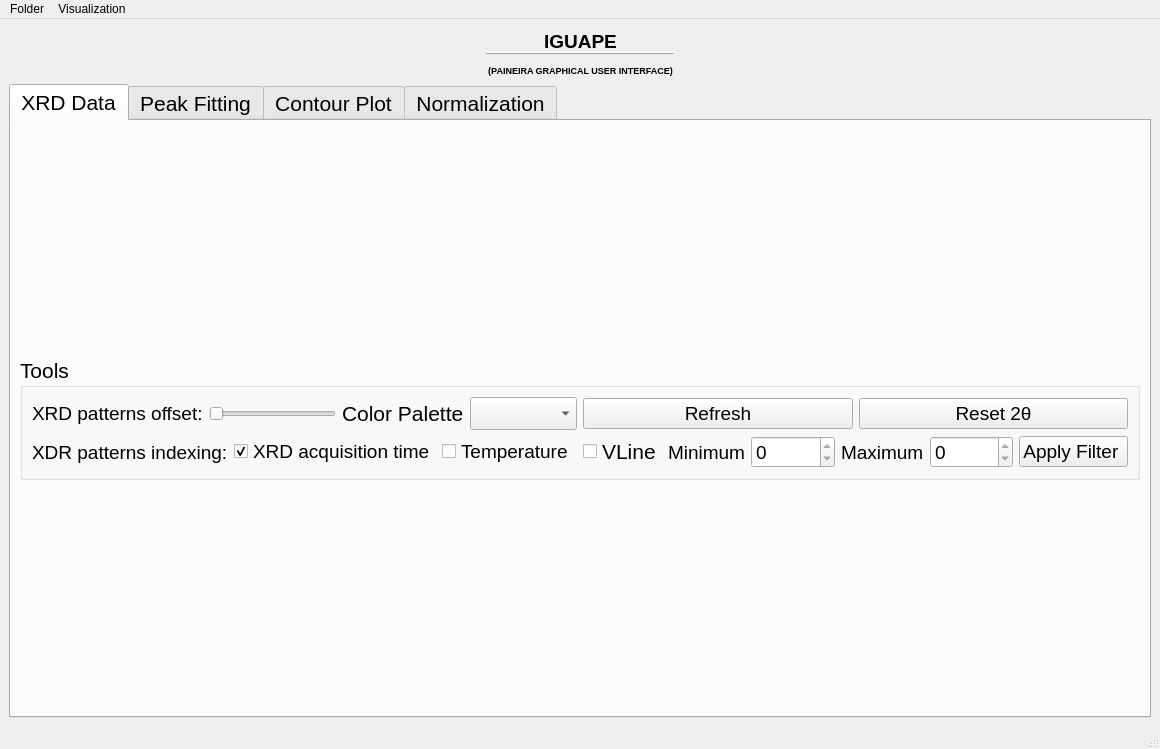
<?xml version="1.0" encoding="UTF-8"?>
<ui version="4.0">
 <class>MainWindow</class>
 <widget class="QMainWindow" name="MainWindow">
  <property name="geometry">
   <rect>
    <x>0</x>
    <y>0</y>
    <width>1160</width>
    <height>749</height>
   </rect>
  </property>
  <property name="windowTitle">
   <string>Iguape</string>
  </property>
  <property name="windowIcon">
   <iconset>
    <normaloff>../../../.designer/backup/Icons/Logo_IGUAPE.png</normaloff>../../../.designer/backup/Icons/Logo_IGUAPE.png</iconset>
  </property>
  <property name="styleSheet">
   <string notr="true"/>
  </property>
  <property name="locale">
   <locale language="English" country="UnitedKingdom"/>
  </property>
  <widget class="QWidget" name="centralwidget">
   <layout class="QGridLayout" name="gridLayout_3">
    <item row="0" column="0">
     <layout class="QVBoxLayout" name="verticalLayout">
      <item>
       <layout class="QHBoxLayout" name="horizontalLayout">
        <item>
         <widget class="QLabel" name="CNPEM_logo">
          <property name="maximumSize">
           <size>
            <width>100</width>
            <height>50</height>
           </size>
          </property>
          <property name="cursor">
           <cursorShape>PointingHandCursor</cursorShape>
          </property>
          <property name="text">
           <string/>
          </property>
          <property name="openExternalLinks">
           <bool>true</bool>
          </property>
         </widget>
        </item>
        <item>
         <spacer name="horizontalSpacer_10">
          <property name="orientation">
           <enum>Qt::Horizontal</enum>
          </property>
          <property name="sizeHint" stdset="0">
           <size>
            <width>40</width>
            <height>20</height>
           </size>
          </property>
         </spacer>
        </item>
        <item>
         <widget class="QLabel" name="iguape_logo">
          <property name="maximumSize">
           <size>
            <width>100</width>
            <height>70</height>
           </size>
          </property>
          <property name="cursor">
           <cursorShape>PointingHandCursor</cursorShape>
          </property>
          <property name="text">
           <string/>
          </property>
          <property name="openExternalLinks">
           <bool>true</bool>
          </property>
         </widget>
        </item>
        <item>
         <spacer name="horizontalSpacer">
          <property name="orientation">
           <enum>Qt::Horizontal</enum>
          </property>
          <property name="sizeHint" stdset="0">
           <size>
            <width>40</width>
            <height>20</height>
           </size>
          </property>
         </spacer>
        </item>
        <item>
         <widget class="QLabel" name="title_label">
          <property name="minimumSize">
           <size>
            <width>0</width>
            <height>0</height>
           </size>
          </property>
          <property name="maximumSize">
           <size>
            <width>16777215</width>
            <height>50</height>
           </size>
          </property>
          <property name="font">
           <font>
            <pointsize>14</pointsize>
           </font>
          </property>
          <property name="frameShape">
           <enum>QFrame::HLine</enum>
          </property>
          <property name="frameShadow">
           <enum>QFrame::Raised</enum>
          </property>
          <property name="lineWidth">
           <number>1</number>
          </property>
          <property name="text">
           <string>&lt;html&gt;&lt;head/&gt;&lt;body&gt;&lt;p align=&quot;center&quot;&gt;&lt;span style=&quot; font-weight:600;&quot;&gt;IGUAPE&lt;/span&gt;&lt;/p&gt;&lt;p align=&quot;center&quot;&gt;&lt;span style=&quot; font-size:7pt; font-weight:600;&quot;&gt;(PAINEIRA GRAPHICAL USER INTERFACE)&lt;/span&gt;&lt;/p&gt;&lt;/body&gt;&lt;/html&gt;</string>
          </property>
          <property name="alignment">
           <set>Qt::AlignCenter</set>
          </property>
         </widget>
        </item>
        <item>
         <spacer name="horizontalSpacer_3">
          <property name="orientation">
           <enum>Qt::Horizontal</enum>
          </property>
          <property name="sizeHint" stdset="0">
           <size>
            <width>40</width>
            <height>20</height>
           </size>
          </property>
         </spacer>
        </item>
        <item>
         <widget class="QLabel" name="LNLS_logo">
          <property name="maximumSize">
           <size>
            <width>16777215</width>
            <height>50</height>
           </size>
          </property>
          <property name="cursor">
           <cursorShape>PointingHandCursor</cursorShape>
          </property>
          <property name="text">
           <string/>
          </property>
          <property name="alignment">
           <set>Qt::AlignCenter</set>
          </property>
         </widget>
        </item>
        <item>
         <spacer name="horizontalSpacer_2">
          <property name="orientation">
           <enum>Qt::Horizontal</enum>
          </property>
          <property name="sizeHint" stdset="0">
           <size>
            <width>40</width>
            <height>20</height>
           </size>
          </property>
         </spacer>
        </item>
        <item>
         <widget class="QLabel" name="paineira_logo">
          <property name="maximumSize">
           <size>
            <width>70</width>
            <height>100</height>
           </size>
          </property>
          <property name="cursor">
           <cursorShape>PointingHandCursor</cursorShape>
          </property>
          <property name="alignment">
           <set>Qt::AlignRight|Qt::AlignTrailing|Qt::AlignVCenter</set>
          </property>
         </widget>
        </item>
       </layout>
      </item>
      <item>
       <widget class="QTabWidget" name="tabWidget">
        <property name="minimumSize">
         <size>
          <width>900</width>
          <height>400</height>
         </size>
        </property>
        <property name="font">
         <font>
          <pointsize>16</pointsize>
         </font>
        </property>
        <property name="currentIndex">
         <number>0</number>
        </property>
        <widget class="QWidget" name="XRD_data_tab">
         <attribute name="title">
          <string>XRD Data</string>
         </attribute>
         <layout class="QGridLayout" name="gridLayout_4">
          <item row="0" column="0">
           <layout class="QVBoxLayout" name="XRD_data_layout"/>
          </item>
          <item row="1" column="0">
           <widget class="QGroupBox" name="groupBox">
            <property name="sizePolicy">
             <sizepolicy hsizetype="Preferred" vsizetype="Fixed">
              <horstretch>0</horstretch>
              <verstretch>0</verstretch>
             </sizepolicy>
            </property>
            <property name="font">
             <font>
              <pointsize>16</pointsize>
             </font>
            </property>
            <property name="title">
             <string>Tools</string>
            </property>
            <layout class="QGridLayout" name="gridLayout">
             <item row="0" column="0">
              <layout class="QHBoxLayout" name="horizontalLayout_9">
               <item>
                <widget class="QLabel" name="offset_label">
                 <property name="sizePolicy">
                  <sizepolicy hsizetype="Minimum" vsizetype="Preferred">
                   <horstretch>0</horstretch>
                   <verstretch>0</verstretch>
                  </sizepolicy>
                 </property>
                 <property name="font">
                  <font>
                   <pointsize>14</pointsize>
                  </font>
                 </property>
                 <property name="text">
                  <string>XRD patterns offset:</string>
                 </property>
                </widget>
               </item>
               <item>
                <widget class="QSlider" name="offset_slider">
                 <property name="maximumSize">
                  <size>
                   <width>500</width>
                   <height>16777215</height>
                  </size>
                 </property>
                 <property name="font">
                  <font>
                   <pointsize>16</pointsize>
                  </font>
                 </property>
                 <property name="toolTip">
                  <string>Select the XRD patterns offset</string>
                 </property>
                 <property name="layoutDirection">
                  <enum>Qt::LeftToRight</enum>
                 </property>
                 <property name="minimum">
                  <number>1</number>
                 </property>
                 <property name="orientation">
                  <enum>Qt::Horizontal</enum>
                 </property>
                 <property name="invertedAppearance">
                  <bool>false</bool>
                 </property>
                 <property name="invertedControls">
                  <bool>false</bool>
                 </property>
                </widget>
               </item>
               <item>
                <widget class="QLabel" name="label_5">
                 <property name="text">
                  <string>Color Palette</string>
                 </property>
                </widget>
               </item>
               <item>
                <widget class="QComboBox" name="color_pallete_comboBox_2"/>
               </item>
              </layout>
             </item>
             <item row="0" column="1">
              <layout class="QHBoxLayout" name="horizontalLayout_6">
               <item>
                <widget class="QPushButton" name="refresh_button">
                 <property name="maximumSize">
                  <size>
                   <width>16777215</width>
                   <height>16777215</height>
                  </size>
                 </property>
                 <property name="font">
                  <font>
                   <pointsize>14</pointsize>
                  </font>
                 </property>
                 <property name="toolTip">
                  <string>Press to refresh the graph with the new XRD patterns</string>
                 </property>
                 <property name="text">
                  <string>Refresh</string>
                 </property>
                </widget>
               </item>
               <item>
                <widget class="QPushButton" name="reset_button">
                 <property name="minimumSize">
                  <size>
                   <width>0</width>
                   <height>0</height>
                  </size>
                 </property>
                 <property name="maximumSize">
                  <size>
                   <width>16777215</width>
                   <height>16777215</height>
                  </size>
                 </property>
                 <property name="font">
                  <font>
                   <pointsize>14</pointsize>
                  </font>
                 </property>
                 <property name="toolTip">
                  <string>Press to reset the 2θ interval to the deafult range</string>
                 </property>
                 <property name="text">
                  <string>Reset 2θ</string>
                 </property>
                </widget>
               </item>
              </layout>
             </item>
             <item row="1" column="0">
              <layout class="QHBoxLayout" name="horizontalLayout_7">
               <item>
                <widget class="QLabel" name="index_label">
                 <property name="sizePolicy">
                  <sizepolicy hsizetype="Minimum" vsizetype="Preferred">
                   <horstretch>0</horstretch>
                   <verstretch>0</verstretch>
                  </sizepolicy>
                 </property>
                 <property name="font">
                  <font>
                   <pointsize>14</pointsize>
                  </font>
                 </property>
                 <property name="text">
                  <string>XDR patterns indexing:</string>
                 </property>
                </widget>
               </item>
               <item>
                <widget class="QCheckBox" name="XRD_measure_order_checkbox">
                 <property name="maximumSize">
                  <size>
                   <width>16777215</width>
                   <height>16777215</height>
                  </size>
                 </property>
                 <property name="font">
                  <font>
                   <pointsize>14</pointsize>
                  </font>
                 </property>
                 <property name="text">
                  <string>XRD acquisition time</string>
                 </property>
                 <property name="checkable">
                  <bool>true</bool>
                 </property>
                 <property name="checked">
                  <bool>true</bool>
                 </property>
                 <property name="tristate">
                  <bool>false</bool>
                 </property>
                </widget>
               </item>
               <item>
                <widget class="QCheckBox" name="temperature_checkbox">
                 <property name="maximumSize">
                  <size>
                   <width>16777215</width>
                   <height>16777215</height>
                  </size>
                 </property>
                 <property name="font">
                  <font>
                   <pointsize>14</pointsize>
                  </font>
                 </property>
                 <property name="text">
                  <string>Temperature</string>
                 </property>
                </widget>
               </item>
              </layout>
             </item>
             <item row="1" column="1">
              <layout class="QHBoxLayout" name="horizontalLayout_8">
               <item>
                <widget class="QCheckBox" name="checkBox">
                 <property name="text">
                  <string>VLine</string>
                 </property>
                </widget>
               </item>
               <item>
                <widget class="QLabel" name="min_filter_label">
                 <property name="maximumSize">
                  <size>
                   <width>16777215</width>
                   <height>16777215</height>
                  </size>
                 </property>
                 <property name="font">
                  <font>
                   <pointsize>14</pointsize>
                  </font>
                 </property>
                 <property name="text">
                  <string>Minimum</string>
                 </property>
                </widget>
               </item>
               <item>
                <widget class="QDoubleSpinBox" name="min_temp_doubleSpinBox">
                 <property name="sizePolicy">
                  <sizepolicy hsizetype="Expanding" vsizetype="Fixed">
                   <horstretch>0</horstretch>
                   <verstretch>0</verstretch>
                  </sizepolicy>
                 </property>
                 <property name="maximumSize">
                  <size>
                   <width>16777215</width>
                   <height>16777215</height>
                  </size>
                 </property>
                 <property name="font">
                  <font>
                   <pointsize>14</pointsize>
                  </font>
                 </property>
                 <property name="readOnly">
                  <bool>true</bool>
                 </property>
                 <property name="decimals">
                  <number>0</number>
                 </property>
                </widget>
               </item>
               <item>
                <widget class="QLabel" name="max_filter_label">
                 <property name="maximumSize">
                  <size>
                   <width>16777215</width>
                   <height>16777215</height>
                  </size>
                 </property>
                 <property name="font">
                  <font>
                   <pointsize>14</pointsize>
                  </font>
                 </property>
                 <property name="text">
                  <string>Maximum</string>
                 </property>
                </widget>
               </item>
               <item>
                <widget class="QDoubleSpinBox" name="max_temp_doubleSpinBox">
                 <property name="sizePolicy">
                  <sizepolicy hsizetype="Expanding" vsizetype="Fixed">
                   <horstretch>0</horstretch>
                   <verstretch>0</verstretch>
                  </sizepolicy>
                 </property>
                 <property name="maximumSize">
                  <size>
                   <width>16777215</width>
                   <height>16777215</height>
                  </size>
                 </property>
                 <property name="font">
                  <font>
                   <pointsize>14</pointsize>
                  </font>
                 </property>
                 <property name="frame">
                  <bool>true</bool>
                 </property>
                 <property name="readOnly">
                  <bool>true</bool>
                 </property>
                 <property name="decimals">
                  <number>0</number>
                 </property>
                </widget>
               </item>
               <item>
                <widget class="QPushButton" name="filter_button">
                 <property name="sizePolicy">
                  <sizepolicy hsizetype="Expanding" vsizetype="Fixed">
                   <horstretch>0</horstretch>
                   <verstretch>0</verstretch>
                  </sizepolicy>
                 </property>
                 <property name="maximumSize">
                  <size>
                   <width>16777215</width>
                   <height>16777215</height>
                  </size>
                 </property>
                 <property name="font">
                  <font>
                   <pointsize>14</pointsize>
                  </font>
                 </property>
                 <property name="toolTip">
                  <string>Press to apply the temperature/measure order range</string>
                 </property>
                 <property name="text">
                  <string>Apply Filter </string>
                 </property>
                </widget>
               </item>
              </layout>
             </item>
            </layout>
           </widget>
          </item>
         </layout>
        </widget>
        <widget class="QWidget" name="peak_fit_tab">
         <attribute name="title">
          <string>Peak Fitting</string>
         </attribute>
         <layout class="QGridLayout" name="gridLayout_5">
          <item row="0" column="0">
           <layout class="QVBoxLayout" name="peak_fit_layout"/>
          </item>
          <item row="1" column="0">
           <widget class="QGroupBox" name="groupBox_3">
            <property name="sizePolicy">
             <sizepolicy hsizetype="Preferred" vsizetype="Fixed">
              <horstretch>0</horstretch>
              <verstretch>0</verstretch>
             </sizepolicy>
            </property>
            <property name="font">
             <font>
              <pointsize>16</pointsize>
             </font>
            </property>
            <property name="title">
             <string>Tools</string>
            </property>
            <layout class="QGridLayout" name="gridLayout_8">
             <item row="0" column="2">
              <widget class="QPushButton" name="save_peak_fit_data_button">
               <property name="minimumSize">
                <size>
                 <width>0</width>
                 <height>0</height>
                </size>
               </property>
               <property name="maximumSize">
                <size>
                 <width>16777215</width>
                 <height>16777215</height>
                </size>
               </property>
               <property name="toolTip">
                <string>Press to save the data as a CSV file</string>
               </property>
               <property name="text">
                <string>Save Peak Fit Data</string>
               </property>
              </widget>
             </item>
             <item row="0" column="0">
              <widget class="QPushButton" name="refresh_button_peak_fit">
               <property name="text">
                <string>Refresh</string>
               </property>
              </widget>
             </item>
             <item row="0" column="1">
              <widget class="QPushButton" name="peak_fit_button">
               <property name="maximumSize">
                <size>
                 <width>16777215</width>
                 <height>16777215</height>
                </size>
               </property>
               <property name="toolTip">
                <string>Press to open the Peak Fit Window</string>
               </property>
               <property name="text">
                <string>Peak Fit</string>
               </property>
              </widget>
             </item>
            </layout>
           </widget>
          </item>
         </layout>
        </widget>
        <widget class="QWidget" name="contour_tab">
         <attribute name="title">
          <string>Contour Plot</string>
         </attribute>
         <layout class="QGridLayout" name="gridLayout_2">
          <item row="0" column="0">
           <layout class="QVBoxLayout" name="contour_layout"/>
          </item>
          <item row="1" column="0">
           <widget class="QGroupBox" name="groupBox_2">
            <property name="sizePolicy">
             <sizepolicy hsizetype="Preferred" vsizetype="Fixed">
              <horstretch>0</horstretch>
              <verstretch>0</verstretch>
             </sizepolicy>
            </property>
            <property name="maximumSize">
             <size>
              <width>16777215</width>
              <height>16777215</height>
             </size>
            </property>
            <property name="title">
             <string>Tools</string>
            </property>
            <layout class="QGridLayout" name="gridLayout_6">
             <item row="0" column="0">
              <widget class="QLabel" name="label_3">
               <property name="text">
                <string>Contour Norm</string>
               </property>
              </widget>
             </item>
             <item row="0" column="1">
              <widget class="QComboBox" name="norm_comboBox">
               <item>
                <property name="text">
                 <string>LogNorm</string>
                </property>
               </item>
               <item>
                <property name="text">
                 <string>PowerNorm</string>
                </property>
               </item>
               <item>
                <property name="text">
                 <string>CenteredNorm</string>
                </property>
               </item>
               <item>
                <property name="text">
                 <string>LinearNorm</string>
                </property>
               </item>
              </widget>
             </item>
             <item row="0" column="2">
              <widget class="QLabel" name="label_4">
               <property name="maximumSize">
                <size>
                 <width>16777215</width>
                 <height>16777215</height>
                </size>
               </property>
               <property name="text">
                <string>Color Palette</string>
               </property>
               <property name="alignment">
                <set>Qt::AlignRight|Qt::AlignTrailing|Qt::AlignVCenter</set>
               </property>
              </widget>
             </item>
             <item row="0" column="3">
              <widget class="QComboBox" name="color_pallete_comboBox"/>
             </item>
             <item row="0" column="4">
              <widget class="QPushButton" name="contour_button">
               <property name="text">
                <string>Generate Contour</string>
               </property>
              </widget>
             </item>
            </layout>
           </widget>
          </item>
         </layout>
        </widget>
        <widget class="QWidget" name="normalization_tab">
         <attribute name="title">
          <string>Normalization</string>
         </attribute>
         <layout class="QGridLayout" name="gridLayout_7">
          <item row="0" column="0">
           <layout class="QVBoxLayout" name="normalization_layout"/>
          </item>
          <item row="1" column="0">
           <widget class="QGroupBox" name="groupBox_4">
            <property name="sizePolicy">
             <sizepolicy hsizetype="Preferred" vsizetype="Fixed">
              <horstretch>0</horstretch>
              <verstretch>0</verstretch>
             </sizepolicy>
            </property>
            <property name="font">
             <font>
              <pointsize>16</pointsize>
             </font>
            </property>
            <property name="title">
             <string>Tools</string>
            </property>
            <layout class="QGridLayout" name="gridLayout_9">
             <item row="0" column="0">
              <widget class="QLabel" name="label">
               <property name="text">
                <string>XRD patterns offset:</string>
               </property>
              </widget>
             </item>
             <item row="0" column="1">
              <widget class="QSlider" name="norm_offset_slider">
               <property name="minimum">
                <number>1</number>
               </property>
               <property name="value">
                <number>70</number>
               </property>
               <property name="orientation">
                <enum>Qt::Horizontal</enum>
               </property>
              </widget>
             </item>
             <item row="0" column="2">
              <widget class="QPushButton" name="normalize_button">
               <property name="font">
                <font>
                 <pointsize>14</pointsize>
                </font>
               </property>
               <property name="text">
                <string>Generate Normalization Plot</string>
               </property>
              </widget>
             </item>
            </layout>
           </widget>
          </item>
         </layout>
        </widget>
       </widget>
      </item>
     </layout>
    </item>
   </layout>
  </widget>
  <widget class="QMenuBar" name="menubar">
   <property name="geometry">
    <rect>
     <x>0</x>
     <y>0</y>
     <width>1160</width>
     <height>22</height>
    </rect>
   </property>
   <widget class="QMenu" name="menuFolder">
    <property name="title">
     <string>Folder</string>
    </property>
    <addaction name="actionOpen_New_Folder"/>
    <addaction name="actionExport_Figure"/>
    <addaction name="separator"/>
    <addaction name="actionAbout"/>
    <addaction name="actionHelp"/>
   </widget>
   <widget class="QMenu" name="menuVisualization">
    <property name="title">
     <string>Visualization</string>
    </property>
    <addaction name="actionQ_Vector"/>
    <addaction name="action2theta"/>
   </widget>
   <addaction name="menuFolder"/>
   <addaction name="menuVisualization"/>
  </widget>
  <widget class="QStatusBar" name="statusbar"/>
  <action name="actionOpen_New_Folder">
   <property name="text">
    <string>Open New Folder</string>
   </property>
  </action>
  <action name="actionAbout">
   <property name="text">
    <string>About</string>
   </property>
  </action>
  <action name="actionHelp">
   <property name="text">
    <string>Help</string>
   </property>
  </action>
  <action name="actionExport_Figure">
   <property name="text">
    <string>Export Figure</string>
   </property>
  </action>
  <action name="actionQ_Vector">
   <property name="checkable">
    <bool>true</bool>
   </property>
   <property name="checked">
    <bool>false</bool>
   </property>
   <property name="text">
    <string>Q-Vector</string>
   </property>
  </action>
  <action name="action2theta">
   <property name="checkable">
    <bool>true</bool>
   </property>
   <property name="checked">
    <bool>true</bool>
   </property>
   <property name="text">
    <string>2theta</string>
   </property>
  </action>
 </widget>
 <resources/>
 <connections/>
</ui>
